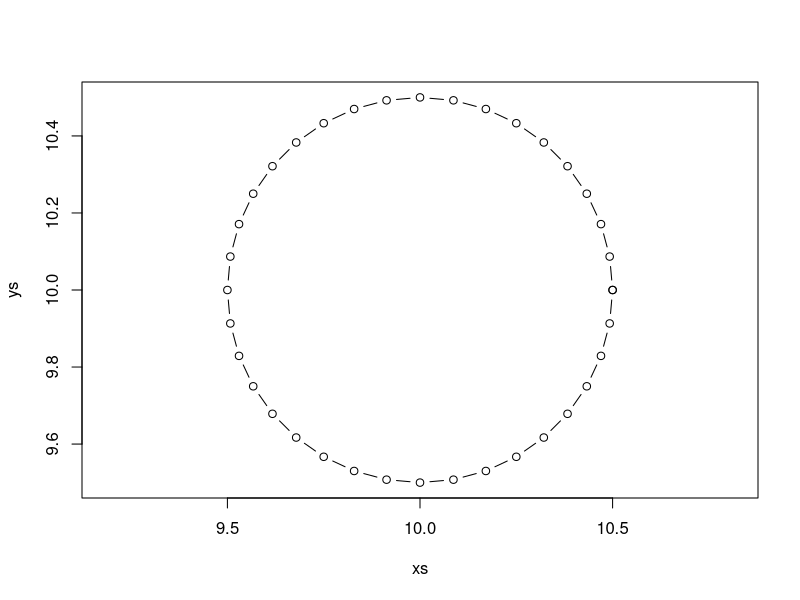
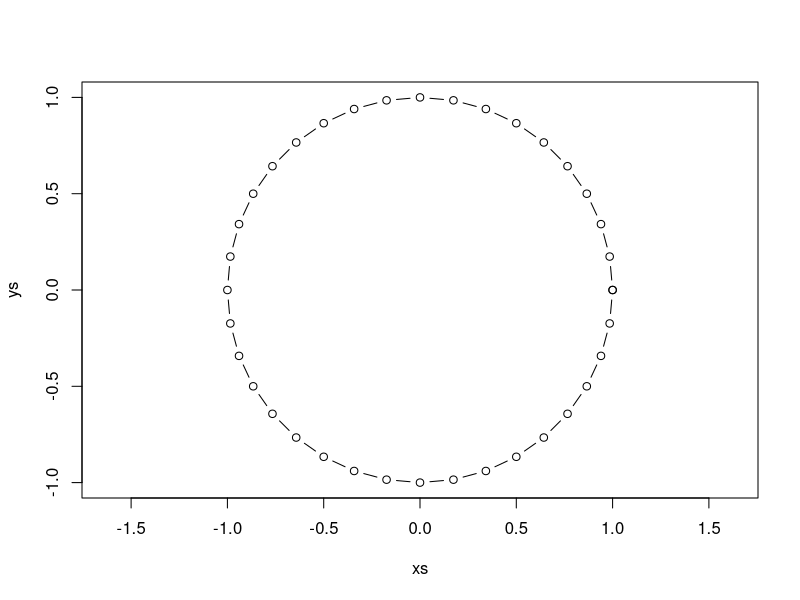

Write R code to recreate these figures, in order.
## ---- chunk 1

## ---- chunk 2
library(spatstat)
## ---- chunk 3
hello_world <- function() {
  print("Hello world!")
}
## ---- chunk 4
hello_world()
## ---- chunk 5
hello_world <- function() {
  print("Hello world!")
  return("It's a beautiful day.")
}

msg <- hello_world()
msg
## ---- chunk 6
inch2cm <- function(x) {
  return(x * 2.54)  
}

inch2cm(10)
## ---- chunk 7
inch2cm <- function(x) {
  cm_val <- x * 2.54
  x <- x * 2
  return (cm_val)
}

num_inch <- 10
inch2cm(num_inch)
num_inch  
## ---- chunk 8
circle_pts <- function(radius, ctr_x, ctr_y) {
  theta <- seq(from=0, to=2*pi, by=pi/18)
  xs <- ctr_x + radius * cos(theta)
  ys <- ctr_y + radius * sin(theta)
  return (cbind(xs, ys))
}

pts <- circle_pts(0.5, 10, 10)
head(pts)
plot(pts, type="b", asp=1)
## ---- chunk 9

circle_pts <- function(radius, ctr_x=0, ctr_y=0) {
  theta <- seq(from=0, to=2*pi, by=pi/18)
  xs <- ctr_x + radius * cos(theta)
  ys <- ctr_y + radius * sin(theta)
  return (cbind(xs, ys))
}

pts <- circle_pts(1)
head(pts)
plot(pts, type="b", asp=1)
## ---- chunk 10
log_sq <- function(x) {
  log(x) ^ 2
}

log_sq(1)
log_sq(1:10)
## ---- chunk 11
library(sp)
x <- SpatialPoints(data.frame(x=runif(25)*10,y=runif(25)*10))
bbox(x)
## ---- chunk 12
bbox_area <- function(b) {
  bbox_width <- b[1,2] - b[1,1]
  bbox_height <- b[2,2] - b[2,1]
  return(bbox_width * bbox_height)
}
## ---- chunk 13
mySp <- SpatialPoints(data.frame(x=10:20,y=30:40))
mySp_ext <- bbox(mySp)
mySp_ext
bbox_area(mySp_ext)
## ---- chunk 14
bbox_area <- function(b) {
  bbox_width <- b[1,2] - b[1,1]
  bbox_height <- b[2,2] - b[2,1]
  return(bbox_width * bbox_height)
}

bbox_area(bbox(mySp))
## ---- chunk 15
mySp <- SpatialPoints(data.frame(x=seq(10,30,length.out=10),y=seq(100,300,length.out=10)))
sample_bbox <- bbox(mySp)
sample_bbox
## ---- chunk 16
bbox_resized <- function(b, f=0.05) {
  ## Compute width and height
  bbox_width <- b[1,2] - b[1,1]
  bbox_height <- b[2,2] - b[2,1]
  
  ## Find the max of width or height
  bbox_maxdim <- max(bbox_width, bbox_height)
  
  ## Find how much to add or subtract
  bbox_buffdist <- (bbox_maxdim * f) / 2
  
  ## Prepare a matrix
  bbox_buffmat <- bbox_buffdist * matrix(c(-1,-1,1,1), nrow=2)
  
  return(b + bbox_buffmat )
}
## ---- chunk 17
bbox_resized(sample_bbox)
## ---- chunk 18
bbox_resized <- function(b, f=0.05) {
  
  ## Compute width and height
  bbox_width <- b[1,2] - b[1,1]
  bbox_height <- b[2,2] - b[2,1]
  
  ## Find the max of width or height
  bbox_maxdim <- max(bbox_width, bbox_height)
  
  ## Find how much to add or subtract
  bbox_buffdist <- (bbox_maxdim * f) / 2
  
  ## Prepare a matrix of the offsets, including the correct signs
  bbox_buffmat <- bbox_buffdist * matrix(c(-1,-1,1,1), nrow=2)
  
  return(b + bbox_buffmat )
}

bbox_resized(sample_bbox)
bbox_resized(sample_bbox, f=0.2)
